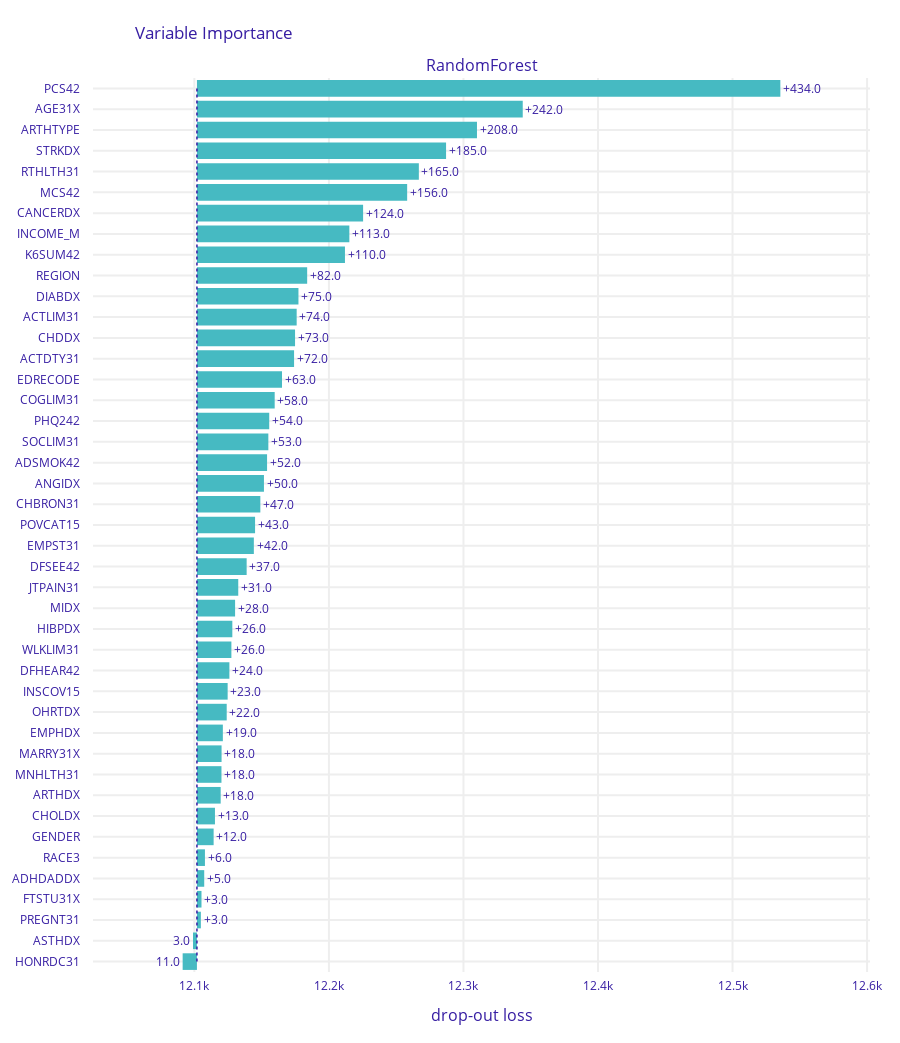

Notebook source saved alongside this figure:
### Code cell
vi_rf.plot(max_vars=50, rounding_function=np.rint, digits=None, vertical_spacing=0.15)

### Figure 1 — Plotly figure (JSON) as saved in the notebook; plotly's stock layout.template omitted (floating-point values rounded to 4 significant figures)
{"data": [{"base": 12100.0, "hoverinfo": "text", "hoverlabel": {"bgcolor": "rgba(0,0,0,0.8)"}, "hovertext": ["Model: RandomForest loss after<br>variable: PCS42 is permuted: 12536.0<br>Drop-out loss change: +434.0", "Model: RandomForest loss after<br>variable: AGE31X is permuted: 12344.0<br>Drop-out loss change: +242.0", "Model: RandomForest loss after<br>variable: ARTHTYPE is permuted: 12310.0<br>Drop-out loss change: +208.0", "Model: RandomForest loss after<br>variable: STRKDX is permuted: 12287.0<br>Drop-out loss change: +185.0", "Model: RandomForest loss after<br>variable: RTHLTH31 is permuted: 12267.0<br>Drop-out loss change: +165.0", "Model: RandomForest loss after<br>variable: MCS42 is permuted: 12258.0<br>Drop-out loss change: +156.0", "Model: RandomForest loss after<br>variable: CANCERDX is permuted: 12225.0<br>Drop-out loss change: +124.0", "Model: RandomForest loss after<br>variable: INCOME_M is permuted: 12215.0<br>Drop-out loss change: +113.0", "Model: RandomForest loss after<br>variable: K6SUM42 is permuted: 12212.0<br>Drop-out loss change: +110.0", "Model: RandomForest loss after<br>variable: REGION is permuted: 12184.0<br>Drop-out loss change: +82.0", "Model: RandomForest loss after<br>variable: DIABDX is permuted: 12177.0<br>Drop-out loss change: +75.0", "Model: RandomForest loss after<br>variable: ACTLIM31 is permuted: 12176.0<br>Drop-out loss change: +74.0", "Model: RandomForest loss after<br>variable: CHDDX is permuted: 12175.0<br>Drop-out loss change: +73.0", "Model: RandomForest loss after<br>variable: ACTDTY31 is permuted: 12174.0<br>Drop-out loss change: +72.0", "Model: RandomForest loss after<br>variable: EDRECODE is permuted: 12165.0<br>Drop-out loss change: +63.0", "Model: RandomForest loss after<br>variable: COGLIM31 is permuted: 12160.0<br>Drop-out loss change: +58.0", "Model: RandomForest loss after<br>variable: PHQ242 is permuted: 12156.0<br>Drop-out loss change: +54.0", "Model: RandomForest loss after<br>variable: SOCLIM31 is permuted: 12155.0<br>Drop-out loss change: +53.0", "Model: RandomForest loss after<br>variable: ADSMOK42 is permuted: 12154.0<br>Drop-out loss change: +52.0", "Model: RandomForest loss after<br>variable: ANGIDX is permuted: 12152.0<br>Drop-out loss change: +50.0", "Model: RandomForest loss after<br>variable: CHBRON31 is permuted: 12149.0<br>Drop-out loss change: +47.0", "Model: RandomForest loss after<br>variable: POVCAT15 is permuted: 12145.0<br>Drop-out loss change: +43.0", "Model: RandomForest loss after<br>variable: EMPST31 is permuted: 12144.0<br>Drop-out loss change: +42.0", "Model: RandomForest loss after<br>variable: DFSEE42 is permuted: 12139.0<br>Drop-out loss change: +37.0", "Model: RandomForest loss after<br>variable: JTPAIN31 is permuted: 12133.0<br>Drop-out loss change: +31.0", "Model: RandomForest loss after<br>variable: MIDX is permuted: 12130.0<br>Drop-out loss change: +28.0", "Model: RandomForest loss after<br>variable: HIBPDX is permuted: 12128.0<br>Drop-out loss change: +26.0", "Model: RandomForest loss after<br>variable: WLKLIM31 is permuted: 12128.0<br>Drop-out loss change: +26.0", "Model: RandomForest loss after<br>variable: DFHEAR42 is permuted: 12126.0<br>Drop-out loss change: +24.0", "Model: RandomForest loss after<br>variable: INSCOV15 is permuted: 12125.0<br>Drop-out loss change: +23.0", "Model: RandomForest loss after<br>variable: OHRTDX is permuted: 12124.0<br>Drop-out loss change: +22.0", "Model: RandomForest loss after<br>variable: EMPHDX is permuted: 12121.0<br>Drop-out loss change: +19.0", "Model: RandomForest loss after<br>variable: MARRY31X is permuted: 12120.0<br>Drop-out loss change: +18.0", "Model: RandomForest loss after<br>variable: MNHLTH31 is permuted: 12120.0<br>Drop-out loss change: +18.0", "Model: RandomForest loss after<br>variable: ARTHDX is permuted: 12120.0<br>Drop-out loss change: +18.0", "Model: RandomForest loss after<br>variable: CHOLDX is permuted: 12115.0<br>Drop-out loss change: +13.0", "Model: RandomForest loss after<br>variable: GENDER is permuted: 12114.0<br>Drop-out loss change: +12.0", "Model: RandomForest loss after<br>variable: RACE3 is permuted: 12108.0<br>Drop-out loss change: +6.0", "Model: RandomForest loss after<br>variable: ADHDADDX is permuted: 12107.0<br>Drop-out loss change: +5.0", "Model: RandomForest loss after<br>variable: FTSTU31X is permuted: 12105.0<br>Drop-out loss change: +3.0", "Model: RandomForest loss after<br>variable: PREGNT31 is permuted: 12105.0<br>Drop-out loss change: +3.0", "Model: RandomForest loss after<br>variable: ASTHDX is permuted: 12099.0<br>Drop-out loss change: 3.0", "Model: RandomForest loss after<br>variable: HONRDC31 is permuted: 12091.0<br>Drop-out loss change: 11.0"], "marker": {"color": "#46bac2"}, "orientation": "h", "showlegend": false, "text": ["+434.0", "+242.0", "+208.0", "+185.0", "+165.0", "+156.0", "+124.0", "+113.0", "+110.0", "+82.0", "+75.0", "+74.0", "+73.0", "+72.0", "+63.0", "+58.0", "+54.0", "+53.0", "+52.0", "+50.0", "+47.0", "+43.0", "+42.0", "+37.0", "+31.0", "+28.0", "+26.0", "+26.0", "+24.0", "+23.0", "+22.0", "+19.0", "+18.0", "+18.0", "+18.0", "+13.0", "+12.0", "+6.0", "+5.0", "+3.0", "+3.0", "3.0", "11.0"], "textposition": "outside", "type": "bar", "x": [433.6, 242.2, 208.2, 185.2, 164.9, 156.3, 123.5, 113.3, 110.0, 81.94, 75.46, 74.13, 72.93, 72.2, 63.24, 57.79, 53.74, 53.07, 52.13, 49.81, 47.13, 43.21, 42.3, 36.95, 30.71, 28.36, 26.31, 25.61, 24.12, 22.83, 22.13, 19.26, 18.31, 18.24, 17.65, 13.4, 12.41, 5.953, 5.415, 3.384, 2.921, -2.929, -10.61], "xaxis": "x", "y": ["PCS42", "AGE31X", "ARTHTYPE", "STRKDX", "RTHLTH31", "MCS42", "CANCERDX", "INCOME_M", "K6SUM42", "REGION", "DIABDX", "ACTLIM31", "CHDDX", "ACTDTY31", "EDRECODE", "COGLIM31", "PHQ242", "SOCLIM31", "ADSMOK42", "ANGIDX", "CHBRON31", "POVCAT15", "EMPST31", "DFSEE42", "JTPAIN31", "MIDX", "HIBPDX", "WLKLIM31", "DFHEAR42", "INSCOV15", "OHRTDX", "EMPHDX", "MARRY31X", "MNHLTH31", "ARTHDX", "CHOLDX", "GENDER", "RACE3", "ADHDADDX", "FTSTU31X", "PREGNT31", "ASTHDX", "HONRDC31"], "yaxis": "y"}], "layout": {"annotations": [{"font": {"size": 16}, "showarrow": false, "text": "RandomForest", "x": 0.5, "xanchor": "center", "xref": "paper", "y": 1, "yanchor": "bottom", "yref": "paper"}, {"font": {"size": 16}, "showarrow": false, "text": "drop-out loss", "x": 0.5, "xanchor": "center", "xref": "paper", "y": 0, "yanchor": "top", "yref": "paper", "yshift": -30}], "font": {"color": "#371ea3"}, "height": 1043, "margin": {"b": 71, "r": 30, "t": 78}, "shapes": [{"line": {"color": "#371ea3", "dash": "dot", "width": 1.5}, "type": "line", "x0": 12100.0, "x1": 12100.0, "xref": "x", "y0": 0, "y1": 42, "yref": "y"}], "title": {"text": "Variable Importance", "x": 0.15}, "xaxis": {"anchor": "y", "automargin": true, "domain": [0, 1], "fixedrange": true, "gridwidth": 2, "range": [12020.0, 12600.0], "tickcolor": "white", "ticklen": 3, "ticks": "outside", "type": "linear", "zeroline": false}, "yaxis": {"anchor": "x", "automargin": true, "autorange": "reversed", "domain": [0, 1], "fixedrange": true, "gridwidth": 2, "tickcolor": "white", "ticklen": 10, "ticks": "outside", "type": "category"}}}
